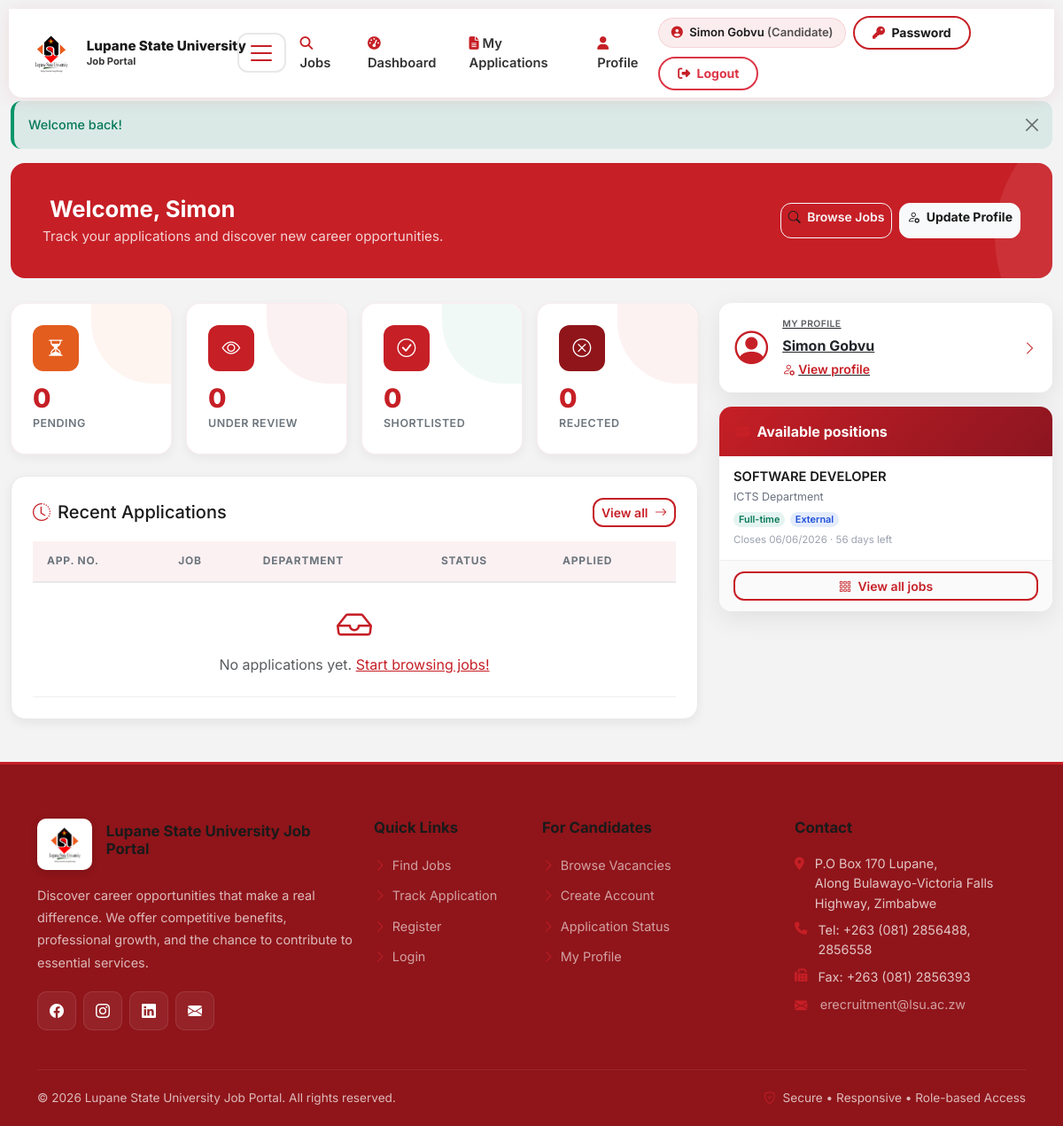
Page /candidate/dashboard.php (signed in) on the committed database.
### tables this page shows
CREATE TABLE `jobs` (
  `job_id` int(11) NOT NULL,
  `title` varchar(255) NOT NULL,
  `department` varchar(100) DEFAULT NULL,
  `description` text NOT NULL,
  `requirements` text DEFAULT NULL,
  `qualifications` text DEFAULT NULL,
  `location` varchar(255) DEFAULT NULL,
  `job_type` enum('Full-time','Part-time','Contract','Internship') DEFAULT 'Full-time',
  `vacancy_scope` enum('Internal','External') NOT NULL DEFAULT 'External',
  `salary_min` decimal(10,2) DEFAULT NULL,
  `salary_max` decimal(10,2) DEFAULT NULL,
  `posted_by` int(11) NOT NULL COMMENT 'HR user_id',
  `status` enum('Draft','Pending Approval','Active','Closed','Cancelled') DEFAULT 'Draft',
  `approved_by` int(11) DEFAULT NULL COMMENT 'Management user_id',
  `approved_at` datetime DEFAULT NULL,
  `application_deadline` date DEFAULT NULL,
  `max_applications` int(11) DEFAULT NULL,
  `current_applications` int(11) DEFAULT 0,
  `created_at` timestamp NOT NULL DEFAULT current_timestamp(),
  `updated_at` timestamp NOT NULL DEFAULT current_timestamp() ON UPDATE current_timestamp()
);

### includes/security.php (called while the page is built, shortened)
<?php
function escape($string) {
    return htmlspecialchars($string, ENT_QUOTES, 'UTF-8');
}

### includes/functions.php (called while the page is built, shortened)
<?php
function formatDateDisplay($date) {
    try {
        return (new DateTime($date))->format('d/m/Y');
    } catch (Exception $e) {
        return '';
    }
}
function sqlJobApplicationOpen(string $alias = ''): string {
    $p = $alias !== '' ? $alias . '.' : '';
    return "({$p}application_deadline IS NULL OR {$p}application_deadline >= CURDATE())";
}
function vacancyScope(?string $scope): string {
    $s = trim((string)($scope ?? ''));
    return ($s === 'Internal' || $s === 'External') ? $s : 'External';
}
function vacancyScopeBadgeClass(?string $scope): string {
    return vacancyScope($scope) === 'Internal' ? 'badge-vacancy-internal' : 'badge-vacancy-external';
}

### candidate/dashboard.php (the view, shortened to what this page needs)
<?php
$db = getDBConnection();
$userId = (int)$_SESSION['user_id'];
$stmt = $db->prepare("SELECT candidate_id FROM candidates WHERE user_id = ?");
$stmt->execute([$userId]);
$candidate = $stmt->fetch();
$candidateId = (int)($candidate['candidate_id'] ?? 0);
$countsStmt = $db->prepare("
    SELECT
      SUM(status = 'Pending') AS pending,
      SUM(status = 'Under Review') AS under_review,
      SUM(status = 'Shortlisted') AS shortlisted,
      SUM(status = 'Rejected') AS rejected
    FROM applications
    WHERE candidate_id = ?
");
$countsStmt->execute([$candidateId]);
$counts = $countsStmt->fetch() ?: [];
$recentStmt = $db->prepare("
    SELECT a.application_id, a.application_ref, a.status, a.applied_at, j.title, j.department
    FROM applications a
    JOIN jobs j ON a.job_id = j.job_id
    WHERE a.candidate_id = ?
    ORDER BY a.applied_at DESC
    LIMIT 5
");
$recentStmt->execute([$candidateId]);
$recent = $recentStmt->fetchAll();
$openSql = "status = 'Active' AND " . sqlJobApplicationOpen();
$sidebarStmt = $db->query("
    SELECT job_id, title, department, job_type, vacancy_scope, application_deadline
    FROM jobs
    WHERE {$openSql}
    ORDER BY created_at DESC
    LIMIT 8
");
$sidebarJobs = $sidebarStmt ? $sidebarStmt->fetchAll() : [];
require_once BASE_PATH . '/includes/header.php';
function candidateSidebarDaysLeft($deadline) {
    $now = new DateTime();
    $end = new DateTime($deadline);
    return (int)$now->diff($end)->days;
}
function candidateJobTypeBadgeClass($type) {
    $map = [
        'Full-time' => 'badge-fulltime',
        'Part-time' => 'badge-parttime',
        'Contract' => 'badge-contract',
        'Internship' => 'badge-internship',
    ];
    return $map[$type] ?? 'badge-fulltime';
}
?>
<div class="page-header d-flex flex-column flex-md-row justify-content-between align-items-md-center gap-3">
    <div>
        <h1><i class="bi bi-hand-wave me-2"></i>Welcome, <?php echo escape($_SESSION['first_name']); ?></h1>
        <p>Track your applications and discover new career opportunities.</p>
    </div>
    <div class="page-actions d-flex gap-2">
        <a class="btn btn-outline-light btn-sm" href="<?php echo BASE_URL; ?>/index.php">
            <i class="bi bi-search me-1"></i> Browse Jobs
        </a>
        <a class="btn btn-light btn-sm text-primary fw-bold" href="<?php echo BASE_URL; ?>/candidate/profile.php">
            <i class="bi bi-person-gear me-1"></i> Update Profile
        </a>
    </div>
</div>
<div class="row g-4 align-items-start mb-4">
    <div class="col-lg-8">
        <div class="row g-3 mb-4">
            <div class="col-6 col-lg-3">
                <div class="stat-card-rich">
                    <div class="stat-accent amber"></div>
                    <div class="stat-icon amber"><i class="bi bi-hourglass-split"></i></div>
                    <div class="stat-value"><?php echo (int)($counts['pending'] ?? 0); ?></div>
                    <div class="stat-label">Pending</div>
                </div>
            </div>
            <div class="col-6 col-lg-3">
                <div class="stat-card-rich">
                    <div class="stat-accent blue"></div>
                    <div class="stat-icon blue"><i class="bi bi-eye"></i></div>
                    <div class="stat-value"><?php echo (int)($counts['under_review'] ?? 0); ?></div>
                    <div class="stat-label">Under Review</div>
                </div>
            </div>
            <div class="col-6 col-lg-3">
                <div class="stat-card-rich">
                    <div class="stat-accent green"></div>
                    <div class="stat-icon green"><i class="bi bi-check-circle"></i></div>
                    <div class="stat-value"><?php echo (int)($counts['shortlisted'] ?? 0); ?></div>
                    <div class="stat-label">Shortlisted</div>
                </div>
            </div>
            <div class="col-6 col-lg-3">
                <div class="stat-card-rich">
                    <div class="stat-accent red"></div>
                    <div class="stat-icon red"><i class="bi bi-x-circle"></i></div>
                    <div class="stat-value"><?php echo (int)($counts['rejected'] ?? 0); ?></div>
                    <div class="stat-label">Rejected</div>
                </div>
            </div>
        </div>
        <div class="card animate-in">
            <div class="card-body">
                <div class="d-flex flex-column flex-sm-row gap-2 justify-content-between align-items-stretch align-items-sm-center mb-3">
                    <h2 class="h5 mb-0"><i class="bi bi-clock-history me-2" style="color: #c61f26"></i>Recent Applications</h2>
                    <a class="btn btn-sm btn-outline-primary flex-shrink-0" href="<?php echo BASE_URL; ?>/candidate/applications.php">
                        View all <i class="bi bi-arrow-right ms-1"></i>
                    </a>
                </div>
                <div class="table-responsive">
                    <table class="table mb-0">
                        <thead>
                            <tr>
                                <th>App. no.</th>
                                <th>Job</th>
                                <th>Department</th>
                                <th>Status</th>
                                <th>Applied</th>
                            </tr>
                        </thead>
                        <tbody>
                            <?php if (!$recent): ?>
                                <tr><td colspan="5" class="text-center py-4">
                                    <i class="bi bi-inbox display-6 text-muted d-block mb-2"></i>
                                    <span class="text-muted">No applications yet. <a href="<?php echo BASE_URL; ?>/index.php">Start browsing jobs!</a></span>
                                </td></tr>
                            <?php endif; ?>
                        </tbody>
                    </table>
                </div>
            </div>
        </div>
    </div>
    <div class="col-lg-4">
        <div class="jp-dash-sidebar-stack d-flex flex-column gap-3">
            <a class="card jp-dash-profile-card animate-in" href="<?php echo BASE_URL; ?>/candidate/profile.php" aria-label="View my profile">
                <div class="card-body d-flex align-items-center gap-3">
                    <div class="jp-dash-profile-avatar" aria-hidden="true"><i class="bi bi-person-circle"></i></div>
                    <div class="flex-grow-1 min-w-0">
                        <div class="jp-dash-profile-label text-uppercase text-muted fw-semibold mb-1">My profile</div>
                        <div class="fw-bold text-truncate"><?php echo escape(trim(($_SESSION['first_name'] ?? '') . ' ' . ($_SESSION['last_name'] ?? ''))); ?></div>
                        <div class="small text-primary fw-semibold mt-1"><i class="bi bi-person-gear me-1"></i>View profile</div>
                    </div>
                    <i class="bi bi-chevron-right text-muted flex-shrink-0" aria-hidden="true"></i>
                </div>
            </a>
            <div class="card jp-dash-sidebar animate-in">
            <div class="jp-dash-sidebar-head">
                <i class="bi bi-briefcase-fill"></i>
                Available positions
            </div>
            <div class="jp-dash-sidebar-body">
                <?php if (!$sidebarJobs): ?>
                    <div class="jp-dash-sidebar-empty">
                        <i class="bi bi-folder2-open d-block mb-2 fs-3 opacity-50"></i>
                        No open vacancies right now.
                        <a class="d-block mt-2 small" href="<?php echo BASE_URL; ?>/index.php">Browse all jobs</a>
                    </div>
                <?php else: ?>
                    <?php foreach ($sidebarJobs as $sj): ?>
                        <?php
                        $scopeLabel = vacancyScope($sj['vacancy_scope'] ?? null);
                        $dl = $sj['application_deadline'] ?? null;
                        $days = candidateSidebarDaysLeft($dl);
                        ?>
                        <div class="jp-sidebar-job">
                            <a class="jp-sidebar-job-title d-block" href="<?php echo BASE_URL; ?>/job.php?job_id=<?php echo (int)$sj['job_id']; ?>">
                                <?php echo escape($sj['title']); ?>
                            </a>
                            <div class="jp-sidebar-job-meta"><?php echo escape($sj['department'] ?? '—'); ?></div>
                            <div class="jp-sidebar-job-badges">
                                <span class="badge rounded-pill <?php echo candidateJobTypeBadgeClass($sj['job_type'] ?? ''); ?>"><?php echo escape($sj['job_type'] ?? '—'); ?></span>
                                <span class="badge rounded-pill <?php echo vacancyScopeBadgeClass($sj['vacancy_scope'] ?? null); ?>"><?php echo escape($scopeLabel); ?></span>
                            </div>
                            <?php if ($dl): ?>
                                <div class="jp-sidebar-job-deadline">
                                    <?php if ($days !== null && $days >= 0): ?>
                                        Closes <?php echo escape(formatDateDisplay($dl)); ?> · <?php echo (int)$days; ?> day<?php echo $days === 1 ? '' : 's'; ?> left
                                    <?php elseif ($days === -1): ?>
                                        Closed <?php echo escape(formatDateDisplay($dl)); ?>
                                    <?php else: ?>
                                        Closes <?php echo escape(formatDateDisplay($dl)); ?>
                                    <?php endif; ?>
                                </div>
                            <?php endif; ?>
                        </div>
                    <?php endforeach; ?>
                <?php endif; ?>
            </div>
            <div class="card-footer text-center">
                <a class="btn btn-sm btn-outline-primary w-100" href="<?php echo BASE_URL; ?>/index.php">
                    <i class="bi bi-grid-3x3-gap me-1"></i> View all jobs
                </a>
            </div>
            </div>
        </div>
    </div>
</div>
<?php require_once BASE_PATH . '/includes/footer.php'; ?>

### rows in the picture
jobs: title "SOFTWARE DEVELOPER", department "ICTS Department", job_type "Full-time", vacancy_scope "External", application_deadline "06/06/2026", application_deadline "56"

### other values in the picture
$label "Jobs Dashboard My Applications Profile"
$_SESSION['role_name'] "Candidate"
$flash['message'] "Welcome back!"
$_SESSION['first_name'] "Simon"
$counts['pending'] "0"
$counts['under_review'] "0"
$counts['shortlisted'] "0"
$counts['rejected'] "0"
SITE_CONTACT_ADDRESS "P.O Box 170 Lupane, Along Bulawayo-Victoria Falls Highway, Zimbabwe"
SITE_CONTACT_PHONE "+263 (081) 2856488, 2856558"
SITE_CONTACT_FAX "+263 (081) 2856393"
SITE_CONTACT_EMAIL "erecruitment@lsu.ac.zw"
